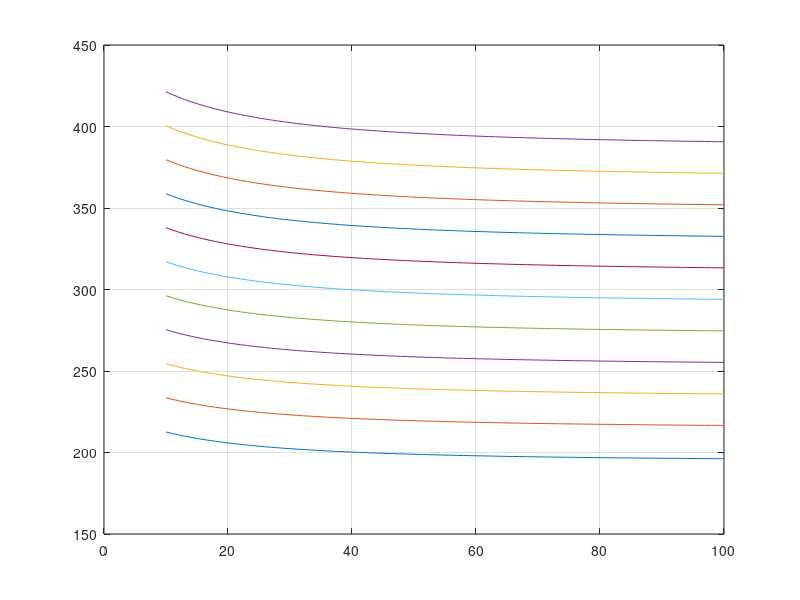

This figure's MATLAB source:
% p = 4 poles  L=2.44m  m =3phase  d = .01046m track      
% ws = wt = lambda/2

%gm = input('gm levitation in mm ');
gm = 0.5
Nt = [];
Ic = [];

for dia = 1.02:0.1:2.05
h = 50;
p = 40;
L = 2.44;
h = 20; %in mm
%dia = 3.66; %gauge 7 in mm
%dia = .8118; %gauge 20in mm


m = 3;
d = .01046;
mu0 = 1.2566*10^-6;
rhor = .04*10^-6;

%nt = input('ent no of teeth ');
%f = input('Ent freq ');
f = 400;
%s = input('slip ');
s = .1;

gm = gm/1000;
%F = input('Thrust ');
F = 5000;
nt = 10:100;
q1 = (2*nt-1)/(2*p*m);

lambda = (2*L)*(2*nt-1).^-1;

alpha = pi*((m*q1).^-1);
kd = (sin(q1.*alpha/2)).*(q1.*sin(alpha/2)).^-1;
theta = (2*pi/p)*(nt-1);
kp = cos(theta/2);
kw = kp.*kd;



N = 3*(h)*(nt/m).*(dia.^-1);

wt = lambda/2;
ws = wt;
tau = L/p;
vs = 2*f*tau;
go = gm+d;

gamma = (4/pi)*(((ws/(2*go)).*atan(ws/(2*go))) -    log((1 + ((ws/(2*go)).^2))).^.5); 



kc = (lambda).*((lambda - gamma*go)).^-1;
ge = kc*go;
G = (2*mu0*f*tau^2/(pi*(rhor/d))).*(ge.^-1);


wse = ws+go;

A = ((s*G).^-2)+1;



Xm = (24*mu0*f.*wse.*kw.*N.^2.*tau).*((pi*p*ge).^-1);
R2 = Xm/G;

%Ft = (m*I2*R2)/(A*vs*s);
i2 = (F*A*vs*s)/(m*R2);
i = sqrt(i2);

Nt = [Nt;nt];
Ic = [Ic;i];

end

Nt1 = Nt(2,:);
plot(Nt1,Ic)
grid on
    
